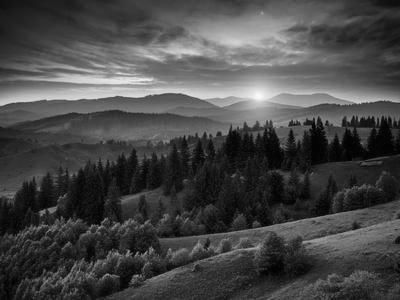
#> input picture Lab/Lab 4/Lab 4/landscape.jpeg, 400 x 300 px, found by its file name
$ python 'Hometask - Gaussian Blur.py'
#> lines starting #> are read from the running program, lines starting #| are printed output that depends on the picture; after the words box and inside, x2 and y2 are one past the last pixel; in counts of white or black regions, pixels touching at a corner belong together
import cv2 as cv
import numpy as np

def padding(pad, orig):
    rows, cols = orig.shape
    padded_arr = np.ones((rows+ 2 * pad, cols+ 2 * pad), dtype = np.uint8)*255

    for i in range(rows):
        for j in range(cols):
            padded_arr[i+pad][j+pad] = orig[i][j]

    return padded_arr

def remove_padding(padded_img, pad):
    rows, cols = padded_img.shape
    return padded_img[pad:rows-pad, pad:cols-pad]

def filter(image, filter_size):
    pad = filter_size//2
    rows, cols = image.shape
    filtered_img = np.zeros((rows, cols), dtype = np.uint8)

    padded_img = padding(pad, image)
    for i in range(pad, rows-pad):
        for j in range(pad, cols-pad):
            sub_img = padded_img[i-pad:i+pad+1, j-pad:j+pad+1]
            sub_img_val = np.sum(sub_img)/(filter_size * filter_size)

            padded_img[i][j] = sub_img_val

    filtered_img = remove_padding(padded_img, pad)

    return filtered_img

def histogram_creating(image):
    rows, cols = image.shape
    histogram = np.zeros(256, dtype = int)

    for i in range(rows):
        for j in range(cols):
            val = image[i][j]
            histogram[val] += 1

    return histogram

def calc_pdf(histogram, image):
    rows, cols = image.shape

    histogram = histogram/(rows*cols)

    return histogram

def calc_cum_pdf(pdf):
    cum_pdf = np.zeros(len(pdf), dtype = float)
    cum_pdf[0] = pdf[0]
    for i in range(1, len(pdf)):
        cum_pdf[i] = cum_pdf[i-1] + pdf[i]

    return cum_pdf

def transformation_fun(cum_pdf):
    return np.uint8((cum_pdf*255))

def apply_trans(image, trans_fun):
    rows, cols = image.shape
    new_img = np.zeros((rows, cols), dtype = np.uint8)

    for i in range(rows):
        for j in range(cols):
            new_img[i][j] = trans_fun[image[i][j]]

    return new_img

import numpy as np
import cv2 as cv

def padding(pad, orig):
    rows, cols = orig.shape
    padded_arr = np.ones((rows+ 2 * pad, cols+ 2 * pad), dtype = np.uint8)*255

    for i in range(rows):
        for j in range(cols):
            padded_arr[i+pad][j+pad] = orig[i][j]

    return padded_arr

def remove_padding(padded_img, pad):
    rows, cols = padded_img.shape
    return padded_img[pad:rows-pad, pad:cols-pad]

def filter_min(image, filter_size):
    pad = filter_size//2
    rows, cols = image.shape
    filtered_img = np.zeros((rows, cols), dtype = np.uint8)

    padded_img = padding(pad, filtered_img)
    for i in range(pad, rows+pad):
        for j in range(pad, cols+pad):
            sub_img = image[i-pad:i+pad+1, j-pad:j+pad+1]
            sub_img_val = np.min(sub_img)
            padded_img[i][j] = sub_img_val

    filtered_img = remove_padding(padded_img, pad)

    return filtered_img

def filter_max(image, filter_size):
    pad = filter_size//2
    rows, cols = image.shape
    filtered_img = np.zeros((rows, cols), dtype = np.uint8)

    padded_img = padding(pad, image)
    for i in range(pad, rows+pad):
        for j in range(pad, cols+pad):
            sub_img = image[i-pad:i+pad+1, j-pad:j+pad+1]
            sub_img_val = np.max(sub_img)
            padded_img[i][j] = sub_img_val

    filtered_img = remove_padding(padded_img, pad)

    return filtered_img

def filter_median(image, filter_size):
    pad = filter_size//2
    rows, cols = image.shape
    filtered_img = np.zeros((rows, cols), dtype = np.uint8)

    padded_img = padding(pad, filtered_img)
    for i in range(pad, rows+pad):
        for j in range(pad, cols+pad):
            sub_img = image[i-pad:i+pad+1, j-pad:j+pad+1]
            sub_img_val = np.median(sub_img)
            padded_img[i][j] = sub_img_val

    filtered_img = remove_padding(padded_img, pad)

    return filtered_img


# ----------------------------------
# Main
image = cv.imread("D:/Uni/Semester 6/DIP/Self/Lab/Lab 4/Lab 4/landscape.jpeg", 0)
#> image is the input picture: shape (300, 400); min 0, max 250, mean 70.9
cv.imshow('Original Image', image)
cv.waitKey()

filtered = filter(image, 3)

histogram = histogram_creating(filtered)
#> after the loop in histogram_creating, `for i in range(rows):`: histogram = 256 values, max 1503 at index 50, min 0 at index 0, mean 468.8
pdf = calc_pdf(histogram, filtered)
#> in calc_pdf, `histogram = histogram/(rows*cols)`: histogram = 256 values, max 0.0125 at index 50, min 0 at index 0, mean 0.00391
#> pdf has the same summary as histogram in calc_pdf
cum_pdf = calc_cum_pdf(pdf)
#> in calc_cum_pdf, `cum_pdf = np.zeros(len(pdf), dtype = float)`: cum_pdf = 256 values from 0 to 0
#> after the loop in calc_cum_pdf, `for i in range(1, len(pdf)):`: cum_pdf = 256 values from 0 to 1
#> cum_pdf = 256 values from 0 to 1
transformation_function = transformation_fun(cum_pdf)
#> transformation_function = 256 values from 0 to 255

equilized_img = apply_trans(filtered, transformation_function)
#> after the loop in apply_trans, `for i in range(rows):`:
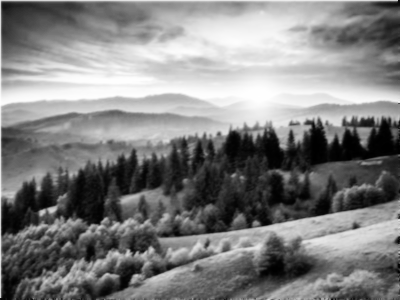
#> new_img: shape (300, 400); min 0, max 255, mean 127.9
print(image.shape)
#| (300, 400)
print(equilized_img.shape)
#| (300, 400)
cv.imshow('Enhanced Image', equilized_img)
cv.waitKey()

#Filters:
max_img_3 = filter_max(equilized_img, 3)
min_img_3 = filter_min(equilized_img, 3)
#> call 3 of padding, with pad = 1
#> after the loop in padding (call 3), `for i in range(rows):`:
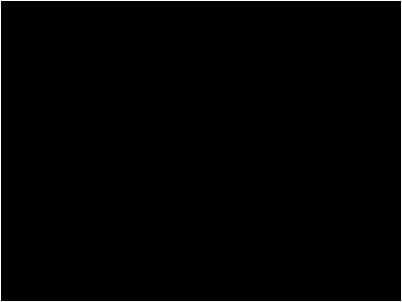
#> padded_arr: shape (302, 402); 1.2% white in thin lines or dots
median_img_3 = filter_median(equilized_img, 3)

max_img_15 = filter_max(equilized_img, 15)
min_img_15 = filter_min(equilized_img, 15)
#> after the loop in padding (call 6), `for i in range(rows):`: padded_arr: shape (314, 414); 7.7% white; 1 white region, box (x1, y1, x2, y2) and area: (0, 0, 414, 314) 9996
median_img_15 = filter_median(equilized_img, 15)

max_img_31 = filter_max(equilized_img, 31)
#> call 3 of filter_max, with filter_size = 31
#> after the loop in padding (call 8), `for i in range(rows):`:
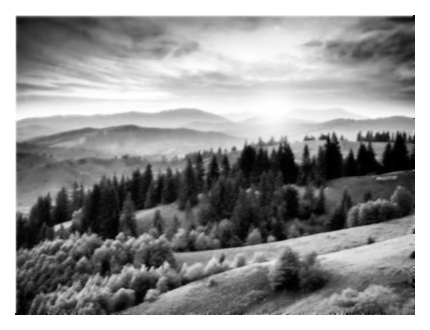
#> padded_arr: shape (330, 430); min 0, max 255, mean 147.6
#> after the loop in filter_max (call 3), `for i in range(pad, rows+pad):`:
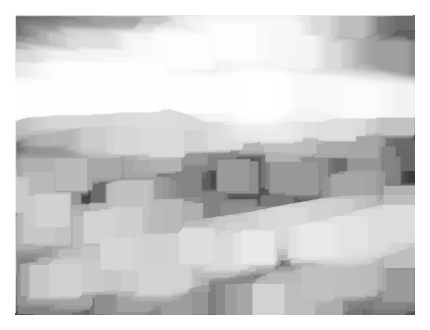
#> padded_img: shape (330, 430); min 57, max 255, mean 209.5
min_img_31 = filter_min(equilized_img, 31)
#> call 3 of filter_min, with filter_size = 31
#> after the loop in padding (call 9), `for i in range(rows):`: padded_arr: shape (330, 430); 15.4% white; 1 white region, box (x1, y1, x2, y2) and area: (0, 0, 430, 330) 21900
#> after the loop in filter_min (call 3), `for i in range(pad, rows+pad):`:
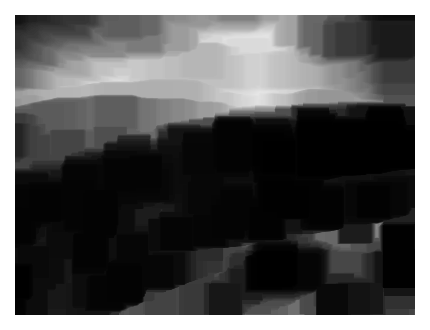
#> padded_img: shape (330, 430); min 0, max 255, mean 86.8
median_img_31 = filter_median(equilized_img, 31)
#> call 3 of filter_median, with filter_size = 31
#> after the loop in filter_median (call 3), `for i in range(pad, rows+pad):`:
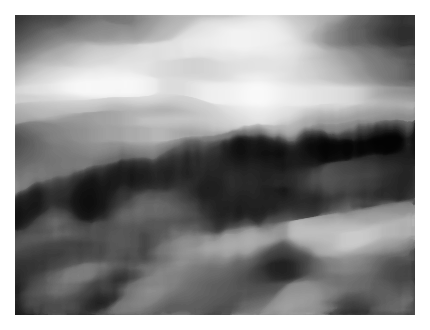
#> padded_img: shape (330, 430); min 3, max 255, mean 144.5
#> in remove_padding (call 10), `return padded_img[pad:rows-pad, pad:cols-pad]`:
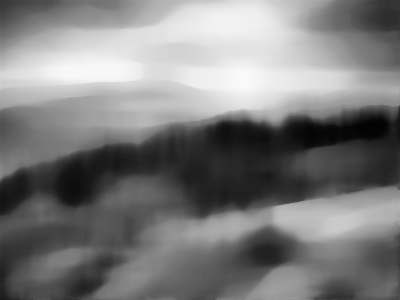
#> returned value: shape (300, 400); min 3, max 249, mean 124.4


cv.imshow('Original', equilized_img)
cv.imshow('Max Filter', max_img_15)
cv.imshow('Min Filter', min_img_15)
cv.imshow('Median Filter', median_img_15)
cv.waitKey()
